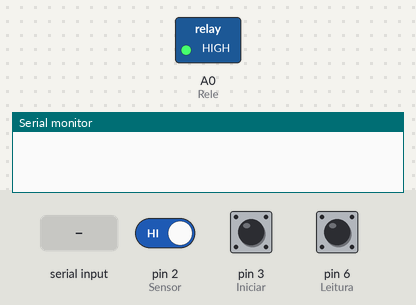
This sketch was run on a simulated Arduino Uno, built with avr-gcc and run on an emulated ATmega328P. Parts: switched loads named in the sketch (green lamp = pin HIGH), the last lines printed to the serial monitor. The inputs (shaded band) are chosen by the test bench; at power-on: pin 2 (Sensor) HIGH, pin 3 (Iniciar) HIGH, pin 6 (Leitura) HIGH.

Above: at 1.2 s.
1.3 s: "1\n" received over Serial
At 2.9 s:
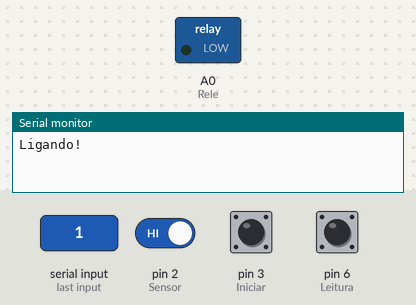
3.8 s: "0\n" received over Serial
At 6.0 s:
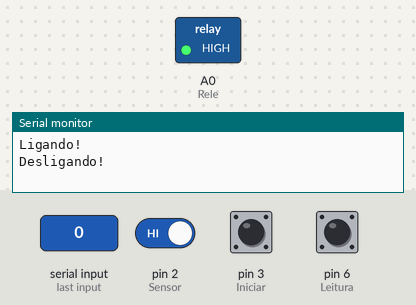
6.3 s: "2\n" received over Serial
At 7.9 s:
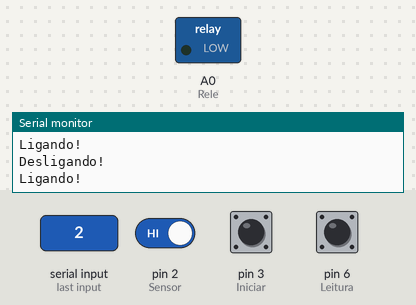
Timing chart, 0 to 9.4 s (numbered marks = the images above; inputs shaded):
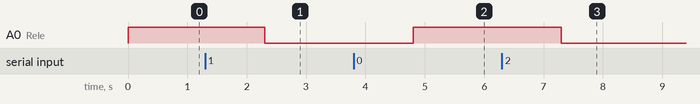

Measured:
- after the input at 1.3 s, A0 (Rele): HIGH → LOW after 1.0 s
- after the input at 3.8 s, A0 (Rele): LOW → HIGH after 1.0 s
- after the input at 6.3 s, A0 (Rele): HIGH → LOW after 1.0 s

The sketch:

sketch_may07a.ino
```cpp
//Programa:
//Autor: Paulo Andre e Vitor Gabriel
//Data:

//#include <Keyboard.h>

//Reles
#define Rele A0

//Sensores
#define Sensor 2

//Botões
#define Credito 2
#define Iniciar 3
#define Leitura 6

//Estados
int estadoCredito;
int estadoIniciar;
int estadoLeitura;
int rele;
int bolas;

bool s_high = 0;

//Cads
String cad;

void setup() { // botoes estados:

  //Reles
  pinMode(Rele, OUTPUT);

  //Sensores
  pinMode(Sensor, INPUT_PULLUP);

  //Botões
  pinMode(Credito, INPUT_PULLUP);
  pinMode(Iniciar, INPUT_PULLUP);
  pinMode(Leitura, INPUT_PULLUP);

  digitalWrite(Rele, HIGH);

  Serial.begin(9600);

  //Keyboard.begin();
}

void loop() {

if(Serial.available()){
  cad = Serial.readString();
  rele = cad.toInt();
  if(rele == 1)
  {
      digitalWrite(Rele , LOW);
      bolas = 1;
      Serial.println("Ligando!");
  }

  if(rele == 2)
  {
      digitalWrite(Rele , LOW);
      bolas = 2;
      Serial.println("Ligando!");
  }

  if(rele == 3)
  {
      digitalWrite(Rele , LOW);
      bolas = 4;
      Serial.println("Ligando!");
  }

  if(rele == 0)
  {
    digitalWrite(Rele , HIGH);
    Serial.println("Desligando!");
  }
}

  if(bolas < 0)
    bolas = 0;

  if(bolas == 0)
    digitalWrite(Rele , HIGH);

  if(digitalRead(2)) s_high = 1;

  if(!digitalRead(2) && s_high)
  {
    s_high = 0;

    bolas--;
  }


 //Botões
 estadoCredito = digitalRead(Credito);
 estadoIniciar = digitalRead(Iniciar);
 estadoLeitura = digitalRead(Leitura);

  if(estadoCredito == LOW)
  {

    //Keyboard.write(194);

    while (estadoCredito != LOW){

    }
    delay(100);
  }

  if(estadoIniciar == LOW)
  {

    //Keyboard.write(195);

    while (estadoIniciar != LOW){

    }
    delay(100);
  }

  if(estadoLeitura == LOW)
  {

    //Keyboard.write(199);

    while (estadoLeitura != LOW){

    }
    delay(100);
  }

}
```
